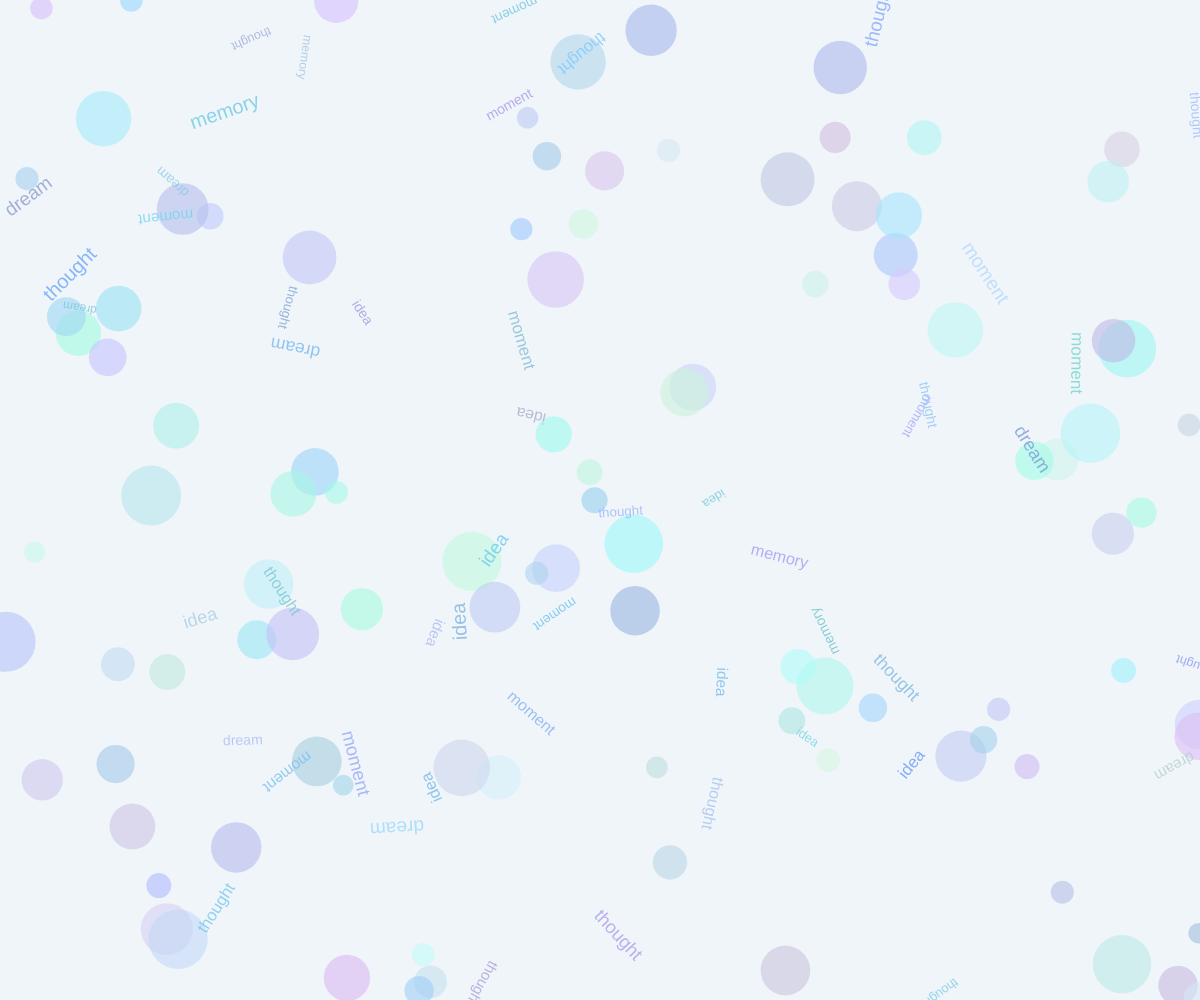
Frame 1 (no input)
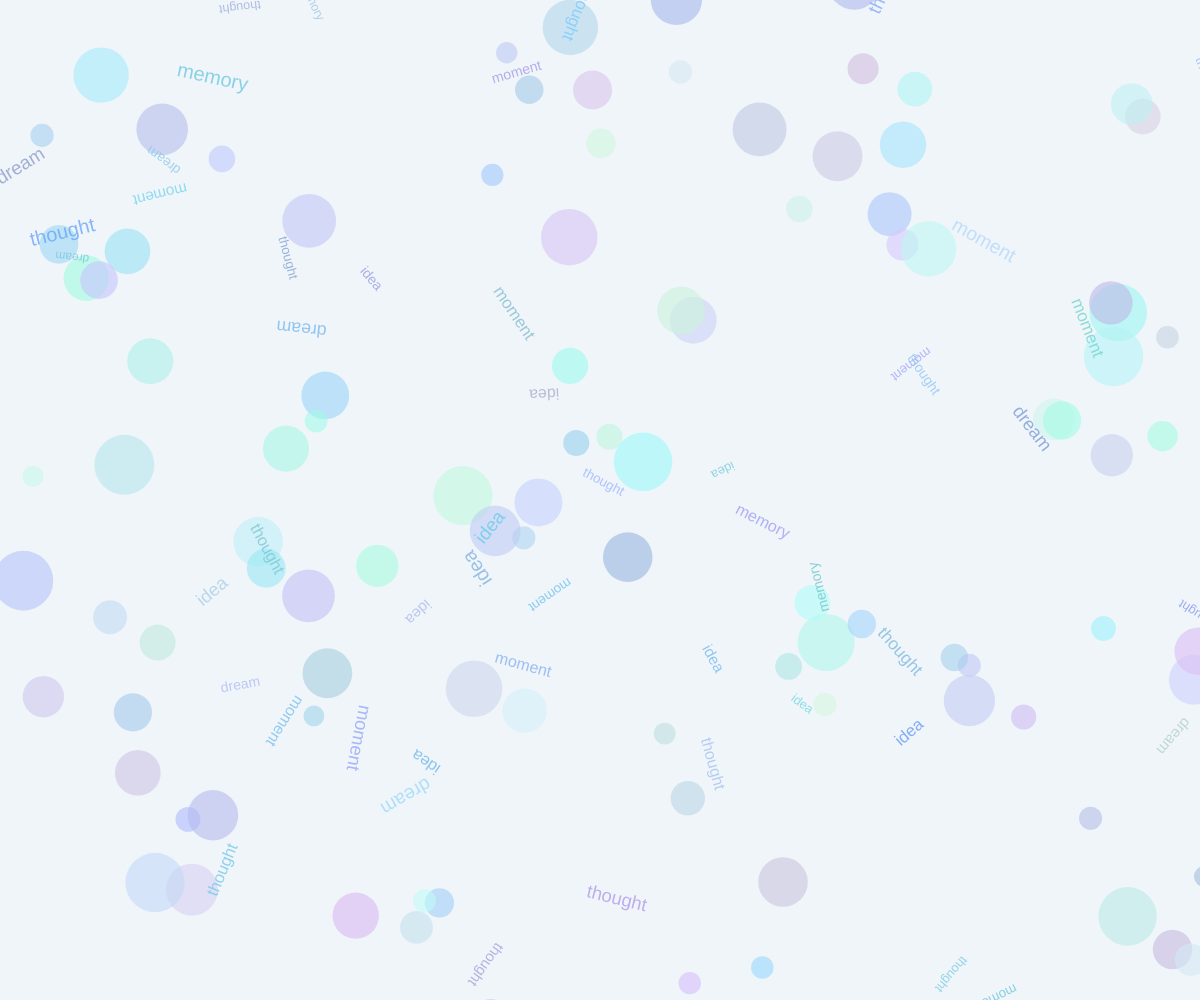
Frame 60 (no input)
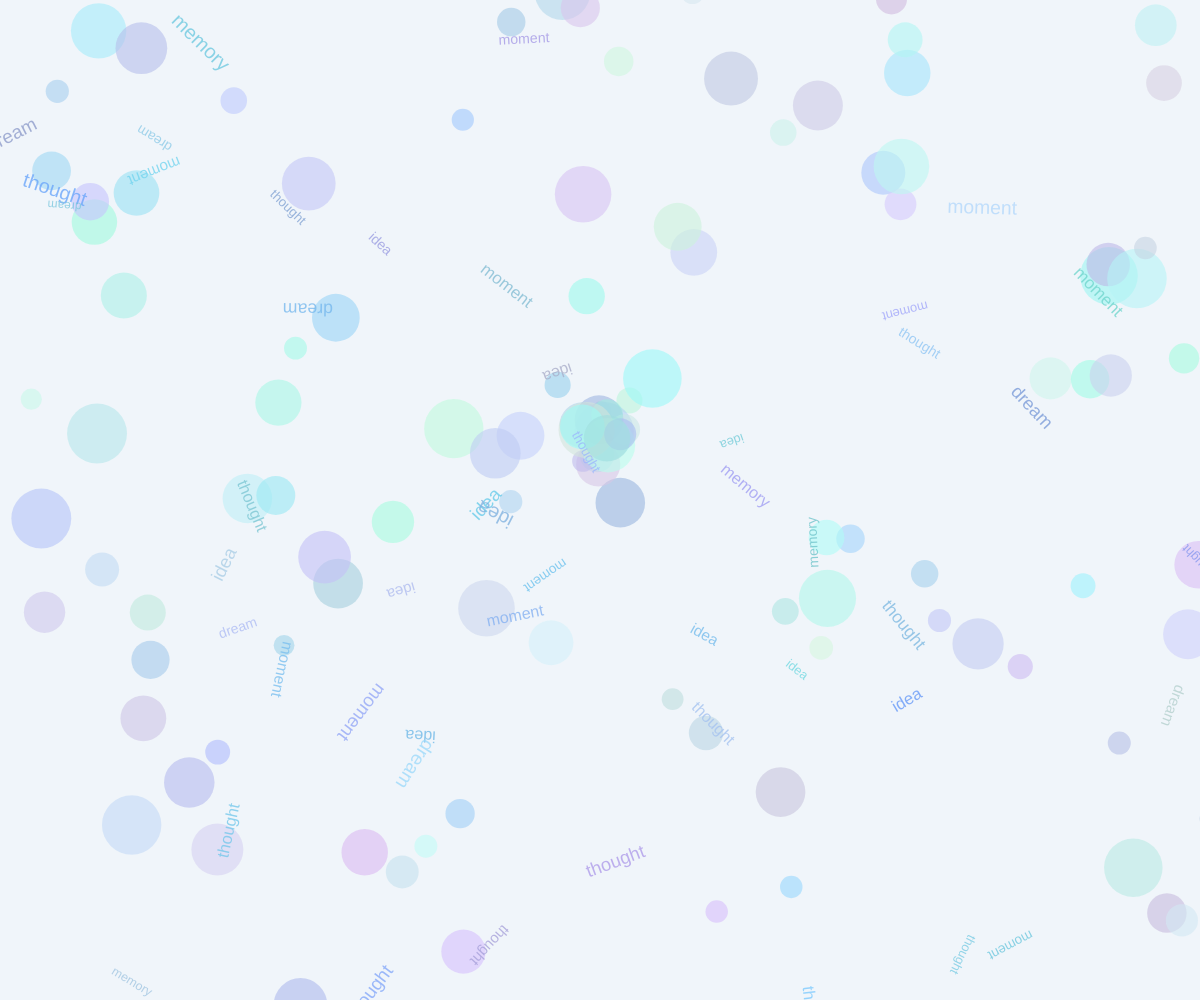
Frame 120 (the mouse pressed at the canvas centre since frame 60)

The p5.js sketch that drew these frames (run headless with seeded random() and noise() and a simulated clock; from frame 60 on, the mouse is pressed at the canvas centre):

// p5.js sketch
// ── sketch.js
let bubbles = [];
let texts = [];
let clickEffect = null;
let dragging = false;
let lastMouseX = 0;
let lastMouseY = 0;

class Bubble {
  constructor(x, y) {
    this.x = x;
    this.y = y;
    this.size = random(20, 60);
    this.speed = random(0.5, 1.5);
    this.color = color(random(150, 220), random(180, 255), random(220, 255), 150);
    this.drift = random(-0.5, 0.5);
  }

  update() {
    this.y -= this.speed;
    this.x += this.drift;
    
    if (this.y < -this.size) {
      this.y = height + this.size;
      this.x = random(width);
    }
  }

  display() {
    fill(this.color);
    noStroke();
    ellipse(this.x, this.y, this.size);
  }
}

class TextFragment {
  constructor(x, y) {
    this.x = x;
    this.y = y;
    this.text = random(['thought', 'idea', 'dream', 'memory', 'moment']);
    this.size = random(12, 20);
    this.speed = random(0.3, 1.0);
    this.color = color(random(100, 180), random(150, 220), random(200, 255), 200);
    this.drift = random(-0.3, 0.3);
    this.rotation = random(TWO_PI);
    this.rotationSpeed = random(-0.01, 0.01);
  }

  update() {
    this.y -= this.speed;
    this.x += this.drift;
    this.rotation += this.rotationSpeed;
    
    if (this.y < -20) {
      this.y = height + 20;
      this.x = random(width);
    }
  }

  display() {
    fill(this.color);
    noStroke();
    textAlign(CENTER, CENTER);
    textSize(this.size);
    push();
    translate(this.x, this.y);
    rotate(this.rotation);
    text(this.text, 0, 0);
    pop();
  }
}

function setup() {
  createCanvas(windowWidth, windowHeight);
  for (let i = 0; i < 100; i++) {
    bubbles.push(new Bubble(random(width), random(height)));
  }
  for (let i = 0; i < 50; i++) {
    texts.push(new TextFragment(random(width), random(height)));
  }
}

function draw() {
  background(240, 245, 250);
  
  // Update and display bubbles
  for (let bubble of bubbles) {
    bubble.update();
    bubble.display();
  }
  
  // Update and display text fragments
  for (let text of texts) {
    text.update();
    text.display();
  }
  
  // Handle click effect
  if (clickEffect) {
    clickEffect.update();
    clickEffect.display();
    if (clickEffect.isFinished()) {
      clickEffect = null;
    }
  }
  
  // Handle dragging effect
  if (dragging && clickEffect === null) {
    for (let bubble of bubbles) {
      let dx = bubble.x - mouseX;
      let dy = bubble.y - mouseY;
      let distance = sqrt(dx * dx + dy * dy);
      
      if (distance < 100) {
        let force = map(distance, 0, 100, 2, 0);
        bubble.x += dx * force * 0.01;
        bubble.y += dy * force * 0.01;
      }
    }
    
    for (let text of texts) {
      let dx = text.x - mouseX;
      let dy = text.y - mouseY;
      let distance = sqrt(dx * dx + dy * dy);
      
      if (distance < 100) {
        let force = map(distance, 0, 100, 2, 0);
        text.x += dx * force * 0.01;
        text.y += dy * force * 0.01;
      }
    }
  }
}

function mousePressed() {
  // Create click effect
  clickEffect = new ClickEffect(mouseX, mouseY);
  
  // Add some bright bubbles at click location
  for (let i = 0; i < 15; i++) {
    bubbles.push(new Bubble(mouseX, mouseY));
  }
}

function mouseDragged() {
  dragging = true;
}

function mouseReleased() {
  dragging = false;
}

class ClickEffect {
  constructor(x, y) {
    this.x = x;
    this.y = y;
    this.size = 0;
    this.maxSize = random(50, 100);
    this.alpha = 255;
    this.growthRate = random(2, 5);
  }
  
  update() {
    this.size += this.growthRate;
    this.alpha -= 5;
  }
  
  display() {
    noFill();
    stroke(255, 100, 100, this.alpha);
    strokeWeight(3);
    ellipse(this.x, this.y, this.size);
  }
  
  isFinished() {
    return this.alpha <= 0;
  }
}

function windowResized() {
  resizeCanvas(windowWidth, windowHeight);
}
